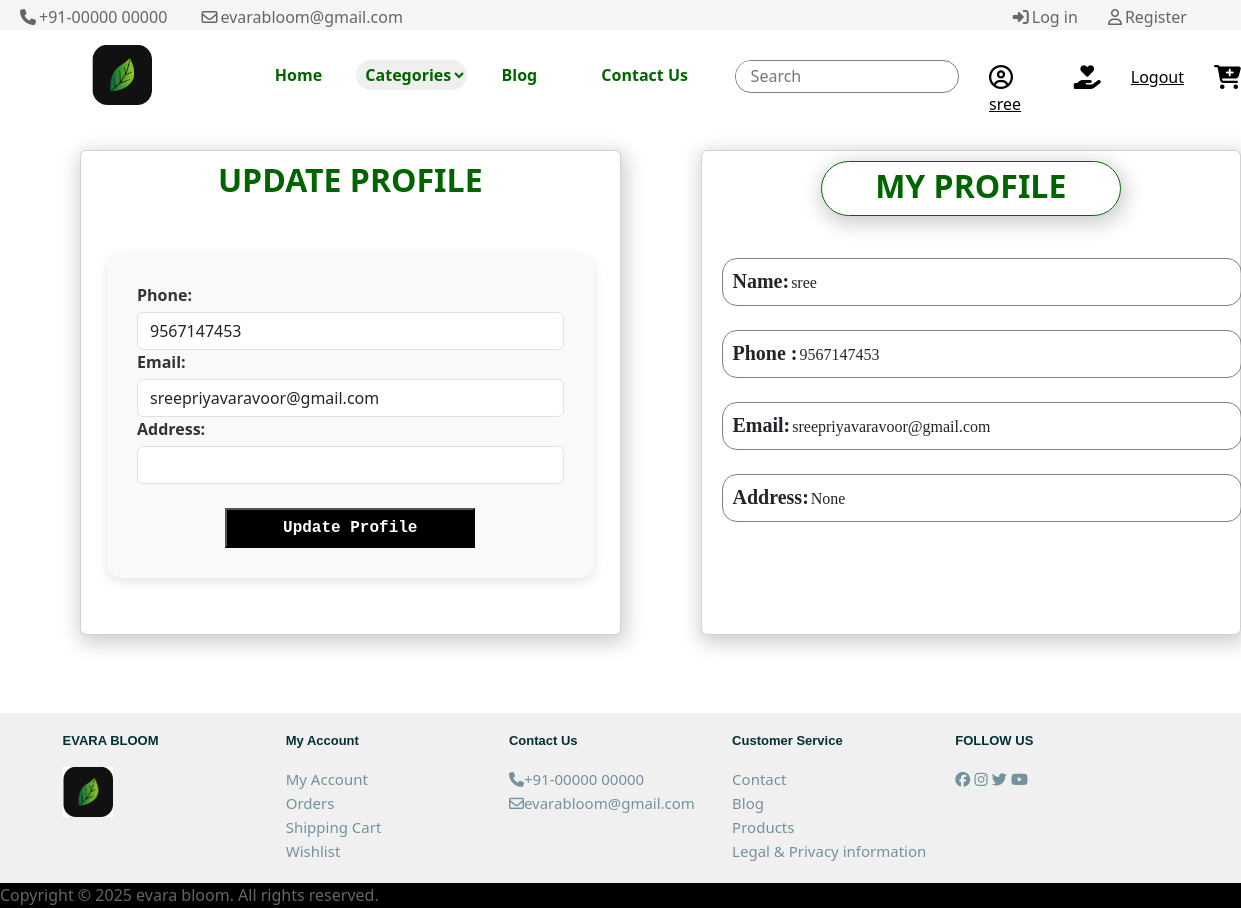
The page /profile/ (signed in) on the database as committed earlier.
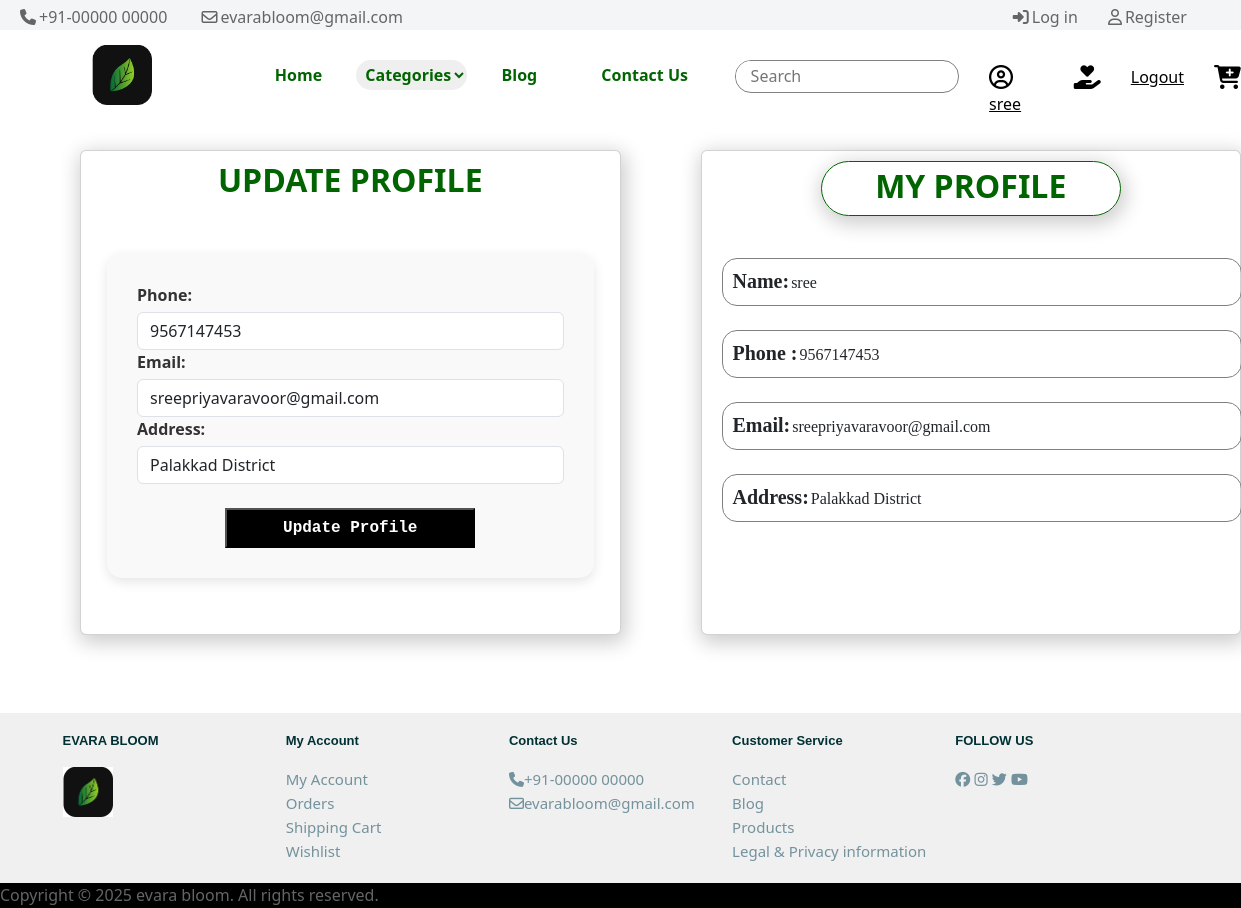
The same page on the database as committed later.
### home/models.py (models this page shows, shortened)
class Profile(models.Model):
    us = models.OneToOneField(User,on_delete=models.CASCADE)
    phone = models.IntegerField()
    email =models.CharField(max_length=30)
    address=models.CharField(max_length=200,null=True,blank=True)

### home/views.py (the view)
# urls.py: path('profile/', profile_view , name='profile_page'),
@login_required(login_url='/login')
def profile_view(request):
    try:
        profile = Profile.objects.get(us=request.user)
    except Profile.DoesNotExist:
        profile = None  # No profile found
    if request.method == "POST":
        if profile:
            form = ProfileForm(request.POST, instance=profile)
        else:
            form = ProfileForm(request.POST)  # Create new profile
        if form.is_valid():
            profile = form.save(commit=False)
            profile.us = request.user  # Assign the logged-in user to the profile
            profile.save()
            return redirect('profile_page')
    else:
        form = ProfileForm(instance=profile) if profile else ProfileForm()
    return render(request, 'profile.html', {'form': form, 'profile': profile,})

### home/forms.py
class ProfileForm(forms.ModelForm):
    class Meta:
        model=Profile
        exclude=['us']
        widgets={
            'phone':forms.TextInput(attrs={'class':'form-control'}),
            'email':forms.EmailInput(attrs={'class':'form-control'}),
            'address':forms.TextInput(attrs={'class':'form-control'}),
        }

### home/templates/profile.html (shortened to what this page needs)
{% extends 'base.html' %}
{% load widget_tweaks %}
{% load static %}
{% block css %}
<link rel="stylesheet" href="{% static 'css/profile.css' %}">
<link rel="stylesheet" href="https://cdnjs.cloudflare.com/ajax/libs/font-awesome/6.7.2/css/all.min.css" />
<link href="https://cdn.jsdelivr.net/npm/bootstrap@5.3.3/dist/css/bootstrap.min.css" rel="stylesheet">
{% endblock %}
{% block content %}
<div class="contents">
  <div class="card" style="width: 35rem;">
    <h2 class="productdisplay">UPDATE PROFILE</h2>
    <div class="card-body">
    <form method="POST" class="forms">
    <div class="form-group">
      <label>Phone:</label>
      {{ form.phone|add_class:"form-control" }}
  </div>
  <div class="form-group">
      <label>Email:</label>
      {{ form.email|add_class:"form-control" }}
  </div>
  <div class="form-group">
      <label>Address:</label>
      {{ form.address|add_class:"form-control" }}
  </div>
      <br>
    <button type="submit"class="buttons">Update Profile</button>
    </form>
  </div>
  </div>
  <div class="card" style="width: 35rem;">
    <h2 class="productdisplay"><div class="profilebody">MY PROFILE</div></h2><br>
  <div class="cardbody" >
    <div class="cardbox"><h5>Name:</h5><p>{{profile.us}}</p></div>
    <br>
    <div class="cardbox"><h5>Phone :</h5><p>{{profile.phone}}</p></div>
    <br>
    <div class="cardbox"><h5>Email:</h5><p>{{profile.email}}</p></div>
    <br>
    <div class="cardbox"><h5>Address:</h5><p>{{profile.address}}</p></div>
  </div></div></div>
<br><br>
{% endblock %}

Rows that differ between the two databases and show on the page:
changed Profile "sreepriyavaravoor@gmail.com": address (not shown) → "Palakkad District"; address "None" → "Palakkad District"
